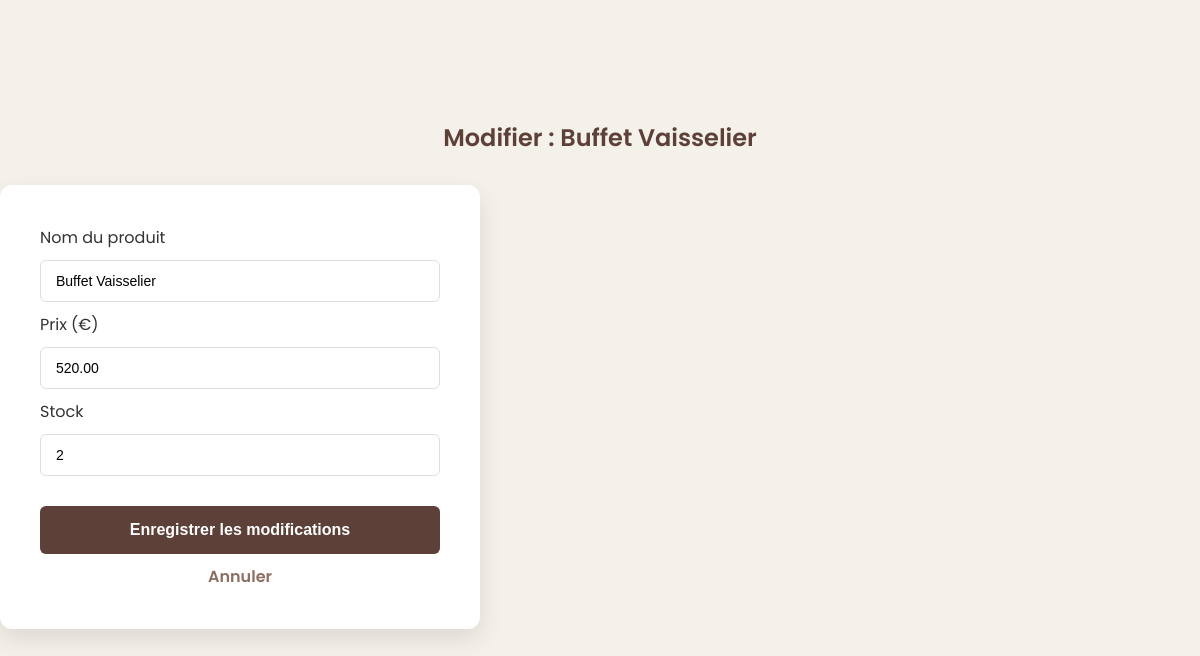
Screenshot of /admin_edit.php?id=16 (signed in) with the database file from the repository.
### tables this page shows
CREATE TABLE IF NOT EXISTS `products` (
  `id` int(11) NOT NULL AUTO_INCREMENT,
  `nom` varchar(255) NOT NULL,
  `description` text,
  `prix` decimal(10,2) NOT NULL,
  `image` varchar(255) DEFAULT NULL,
  `stock` int(11) DEFAULT '0',
  `categorie` varchar(50) DEFAULT 'Autre',
  PRIMARY KEY (`id`)
);

### admin_edit.php (the view, shortened to what this page needs)
<?php
require 'db.php';
$id = $_GET['id'];
$stmt = $pdo->prepare("SELECT * FROM products WHERE id = ?");
$stmt->execute([$id]);
$p = $stmt->fetch();
?>
<!DOCTYPE html>
<html lang="fr">
<head>
    <link rel="stylesheet" href="style.css">
</head>
<body style="padding-top:100px;">
    <div class="container">
        <div class="form-container">
            <h2>Modifier : <?php echo $p['nom']; ?></h2>
            <form method="POST">
                <div class="form-group">
                    <label>Nom du produit</label>
                    <input type="text" name="nom" value="<?php echo $p['nom']; ?>" required>
                </div>
                <div class="form-group">
                    <label>Prix (€)</label>
                    <input type="number" step="0.01" name="prix" value="<?php echo $p['prix']; ?>" required>
                </div>
                <div class="form-group">
                    <label>Stock</label>
                    <input type="number" name="stock" value="<?php echo $p['stock']; ?>" required>
                </div>
                <button type="submit" class="btn-submit">Enregistrer les modifications</button>
                <a href="admin_dashboard.php" style="display:block; text-align:center; margin-top:10px;">Annuler</a>
            </form>
        </div>
    </div>
</body>
</html>

### style.css (style rules this page uses)
:root { --primary-color: #5d4037; --secondary-color: #8d6e63; --bg-color: #f4f1ea; --text-color: #333; --white: #ffffff; }
body { font-family: 'Poppins', sans-serif; background-color: var(--bg-color); color: var(--text-color); margin: 0; }
form { background: var(--white); padding: 40px; border-radius: 12px; box-shadow: 0 10px 25px rgba(0,0,0,0.1); width: 100%; max-width: 400px; }
h2 { text-align: center; color: var(--primary-color); margin-bottom: 30px; font-weight: 600; }
input { width: 100%; padding: 12px 15px; margin: 10px 0; border: 1px solid #ddd; border-radius: 6px; box-sizing: border-box; font-size: 14px; transition: border-color 0.3s; }
button { width: 100%; padding: 15px; background-color: var(--primary-color); color: white; border: none; border-radius: 6px; cursor: pointer; font-size: 16px; font-weight: 600; margin-top: 20px; transition: background 0.3s; }
a { color: var(--secondary-color); text-decoration: none; font-weight: 600; }

### rows the page displays
products: nom "Buffet Vaisselier", prix "520.00", stock "2"
